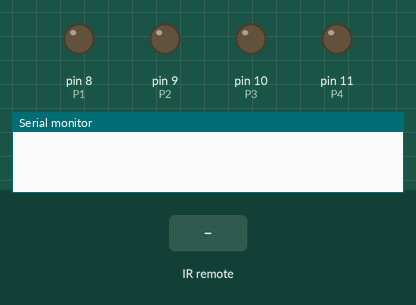
A sketch run on a simulated Arduino Uno, built with avr-gcc and run on an emulated ATmega328P. On the bench: output pins drawn as LEDs (lit = HIGH), the last lines printed to the serial monitor. Inputs (shaded band) come from the test bench.

Above: at 1.2 s.
1.3 s: infrared code 0xE85952E1 received
At 2.0 s:
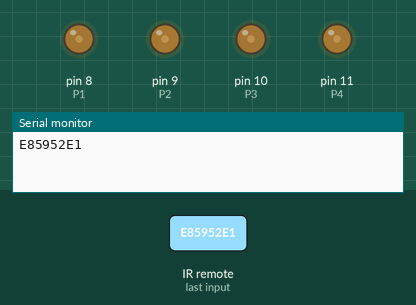
3.1 s: infrared code 0x78CDA4DD received
At 3.32 s:
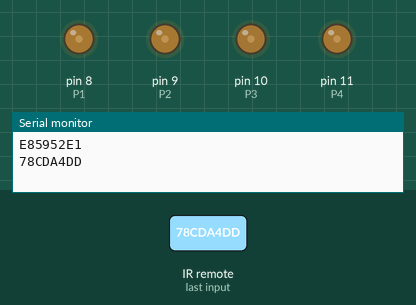
4.9 s: infrared code 0xE85952E1 received
At 6.1 s:
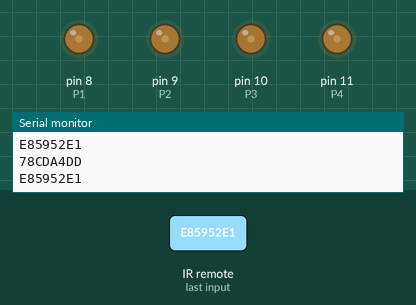
6.4 s: infrared code 0xA2672345 received
At 6.8 s:
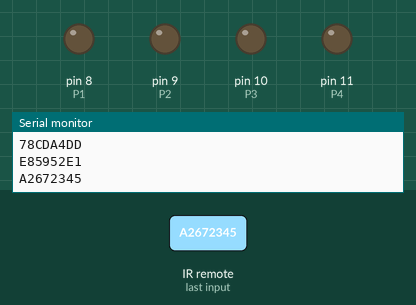
7.9 s: infrared code 0x78CDA4DD received
At 9.4 s:
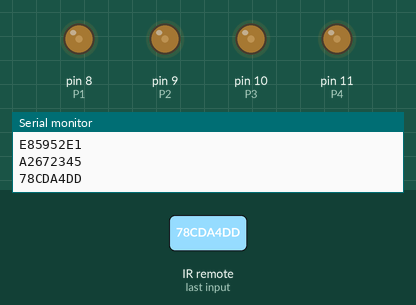
Timing chart, 0 to 10.7 s (numbered marks = the images above; inputs shaded):
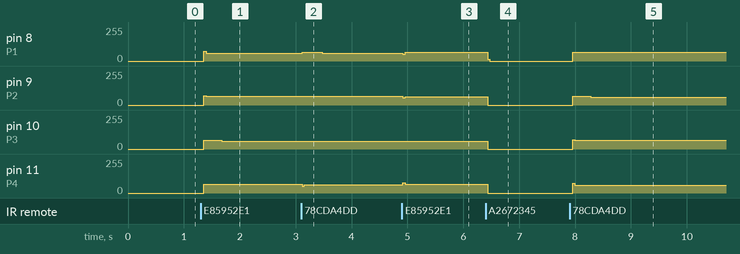

The sketch:

roleta.ino
```cpp
#include <IRremote.h>
#define P1 8
#define P2 9
#define P3 10
#define P4 11

IRrecv irrecv(2);
decode_results signals;
void setup() {
  pinMode (P1, OUTPUT);
  pinMode (P2, OUTPUT);
  pinMode (P3, OUTPUT);
  pinMode (P4, OUTPUT);
  Serial.begin(9600);
  irrecv.enableIRIn();
}
bool on = false;
bool isup = false;
int speed = 2;
void loop() {
  if (irrecv.decode(&signals)) {
    Serial.println(signals.value, HEX);
    if (signals.value == 0xE85952E1){
      isup = true;
      on = true;
      speed = 2;
    }else if (signals.value == 0x78CDA4DD){
      isup = false;
      on = true;
      speed = 2;
    }else if (signals.value == 0xA2672345){
      on = false;
    }
    irrecv.resume();
  }
  if(on){
    if(isup){
      up(speed);
    }else{
      down(speed);
    }
  }
}

void down (int dly )
{
  digitalWrite (P1, HIGH);
  delay(dly);
  digitalWrite (P1, LOW);
  digitalWrite (P2, HIGH);
  delay(dly);
  digitalWrite (P2, LOW);
  digitalWrite (P3, HIGH);
  delay(dly);
  digitalWrite (P3, LOW);
  digitalWrite (P4, HIGH);
  delay(dly);
  digitalWrite (P4, LOW);
}

void up (int dly )
{
  digitalWrite (P4, HIGH);
  delay(dly);
  digitalWrite (P4, LOW);
  digitalWrite (P3, HIGH);
  delay(dly);
  digitalWrite (P3, LOW);
  digitalWrite (P2, HIGH);
  delay(dly);
  digitalWrite (P2, LOW);
  digitalWrite (P1, HIGH);
  delay(dly);
  digitalWrite (P1, LOW);
}
```

Measured:
- after the input at 1.3 s, pin 8 (P1): 0/255 → 60/255 after 0.06 s; pin 9 (P2), pin 11 (P4): 0/255 → 64/255 after 0.06 s; pin 10 (P3): 0/255 → 67/255 after 0.06 s, → 60/255 0.32 s later
- after the input at 3.1 s, pin 8 (P1): 60/255 → 66/255 at once, → 60/255 0.36 s later; pin 11 (P4): 64/255 → 63/255 at once
- after the input at 4.9 s, pin 8 (P1): 60/255 → 64/255 at once; pin 9 (P2): 64/255 → 62/255 at once; pin 11 (P4): 63/255 → 64/255 at once
- after the input at 6.4 s, pin 8 (P1), pin 11 (P4): 64/255 → 0/255 at once; pin 9 (P2): 62/255 → 0/255 at once; pin 10 (P3): 60/255 → 0/255 at once
- after the input at 7.9 s, pin 8 (P1), pin 10 (P3): 0/255 → 64/255 after 0.06 s; pin 9 (P2): 0/255 → 67/255 after 0.06 s, → 60/255 0.32 s later; pin 11 (P4): 0/255 → 60/255 after 0.06 s
